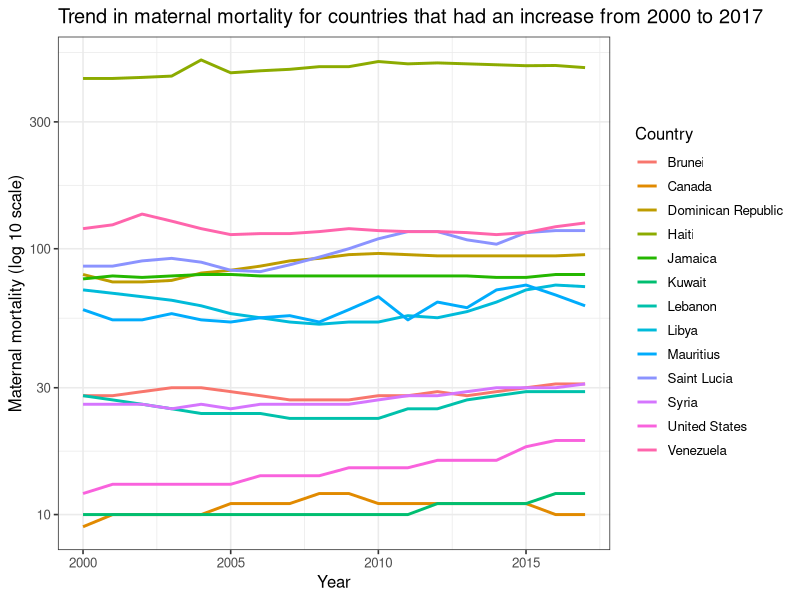

The R source for this figure:


library(tidyverse)
library(here)
library(ggplot2)

# Create a descriptive figure of maternal mortality trends for countries that had an increase from 2000 to 2017

finaldata <- read.csv(here("data", "final_data.csv"), header = TRUE)

forfigure <- finaldata |>
  # only select variables needed to create the figure
  dplyr::select(country_name, ISO, Year, Maternal_Mortality) |>
  # select years 2000 to 2017
  dplyr::filter(Year < 2018) |>
  # gropu by country
  group_by(ISO) |>
  # create a new variable diffmatmor that takes the difference between each year and baseline year 
  mutate(diffmatmor = Maternal_Mortality - Maternal_Mortality[1L]) |>
  # sort the data by country and decreasing year
  arrange(ISO, desc(Year)) |>
  # if the first difference is greater than 0 (if year 2017 is greater than baseline, then incmatmor = 1)
  mutate(incmatmor = ifelse(diffmatmor[1L] > 0 , 1, 0)) |>
  # re-sort data by country and increasing year
  arrange(ISO, Year) |>
  ungroup() |>
  # only include countries that had an increase in maternal mortality from 2000 to 2017
  dplyr::filter(incmatmor == 1)
length(unique(forfigure$ISO))

fig1 <- forfigure |>
  ggplot(aes(x = Year, y = Maternal_Mortality, group = ISO)) +
  geom_line(aes(color = country_name), alpha = 1, linewidth = 1) +
  xlim(c(2000,2017)) +
  # use log 10 sclae for y axis
  scale_y_continuous(trans='log10') + 
  labs(y = "Maternal mortality (log 10 scale)", x = "Year", color = "Country", title = "Trend in maternal mortality for countries that had an increase from 2000 to 2017") + 
  # use black and white theme and increase the size of labels
  theme_bw(base_size = 12)

# save the gplot as a png file
ggsave(fig1, file = here("figures", "fig1_incmatmor.png"), width = 8, height = 5)